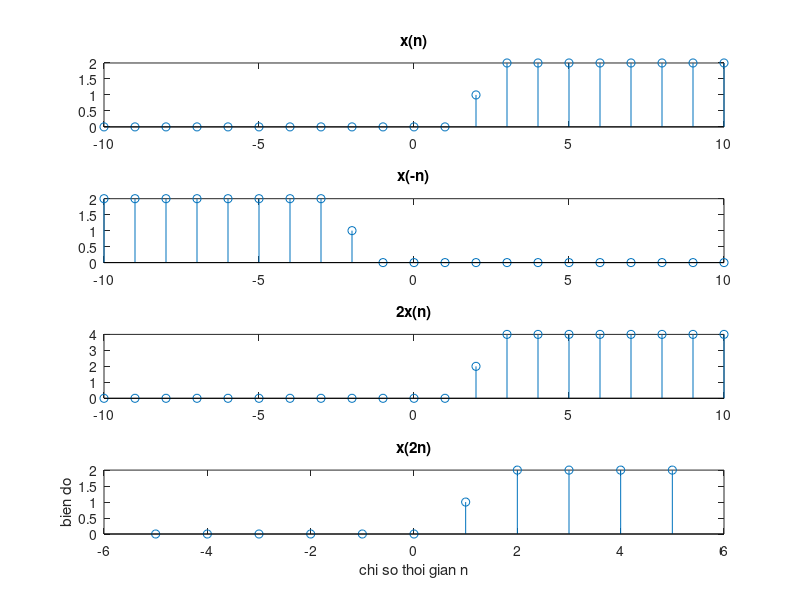

The MATLAB script that drew this image:
clf;
L1=10;
L2=10;
n=-L1:L2; %mien thoi gian
u=[zeros(1,L1 + 3) 1 ones(1,L2 - 3)];%tao tin hieu cho ham u(n-3)
d=[zeros(1,L1+2) 1 zeros(1,L2-2)];%tao tin hieu cho ham u(n-2)

%ve ham x(n)=2u(n-3) + d(n-2)
x=2*u+d;
subplot(4,1,1);
stem(n,x);
axis([-L1 L2 0 2]);%dinh dang so phan tu chi thoi gian tu -L1 den L2,
title('x(n)');

%ve ham x(-n)
x1=fliplr(x);% tao ham dao thu tu tu ham x
subplot(4,1,2);
stem(n,x1);
title('x(-n)');

%ve ham 2x(n)
x2=2*x;
subplot(4,1,3);
stem(n,x2);
title('2x(n)');

%ve ham x(2n)
n3 = -floor(L1/2) :1: floor(L2/2);%thu hep khoang n giam di 2 lan
x3 = zeros(1, length(n3)); % tao 1 mang toan gia tri 0 
for i=1:length(n3)
    x3(i) = x(2*i-1); %gan gia tri cua x cho mang x3
end
subplot(4,1,4);
stem(n3,x3);
title('x(2n)');
xlabel('chi so thoi gian n');
ylabel('bien do');





